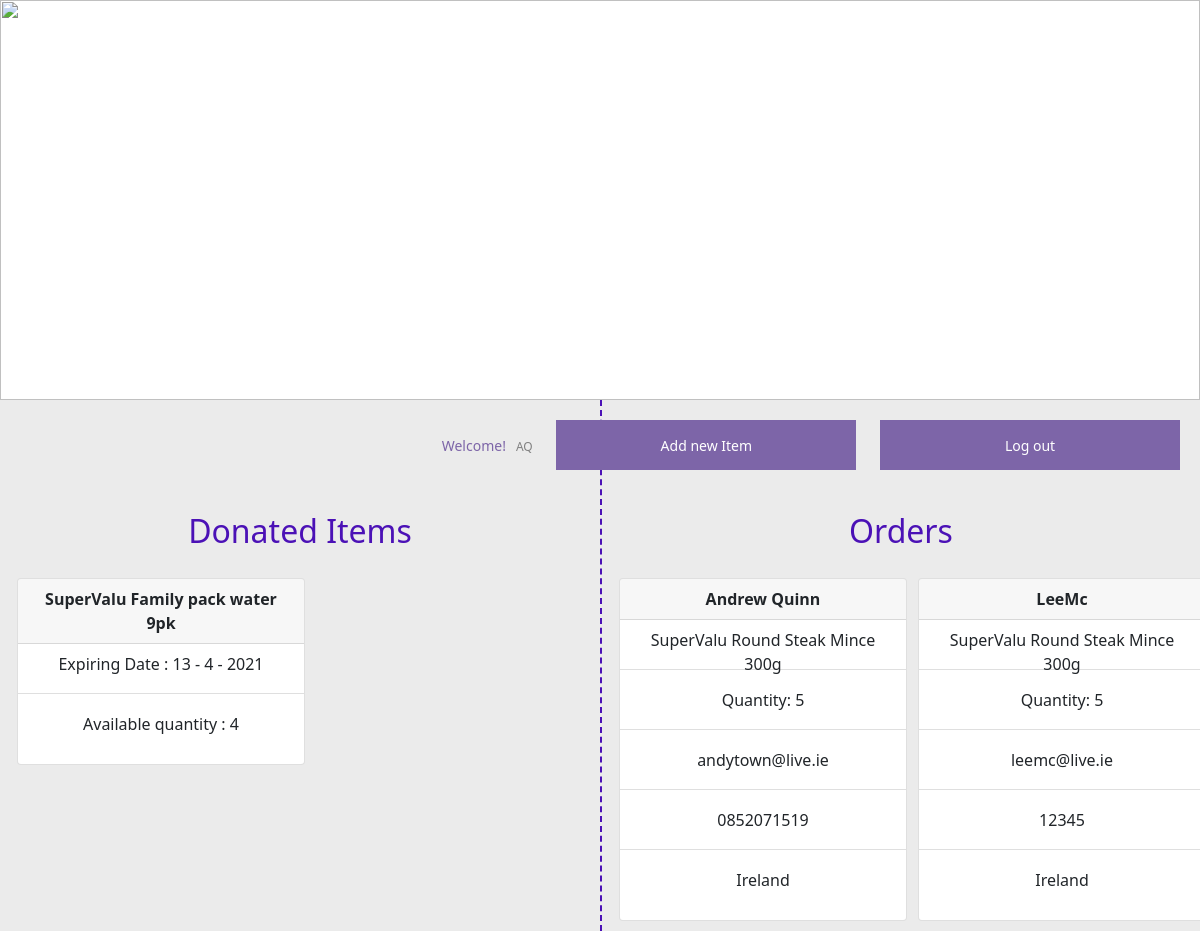
The page /list/item/AQ on the database as committed earlier.
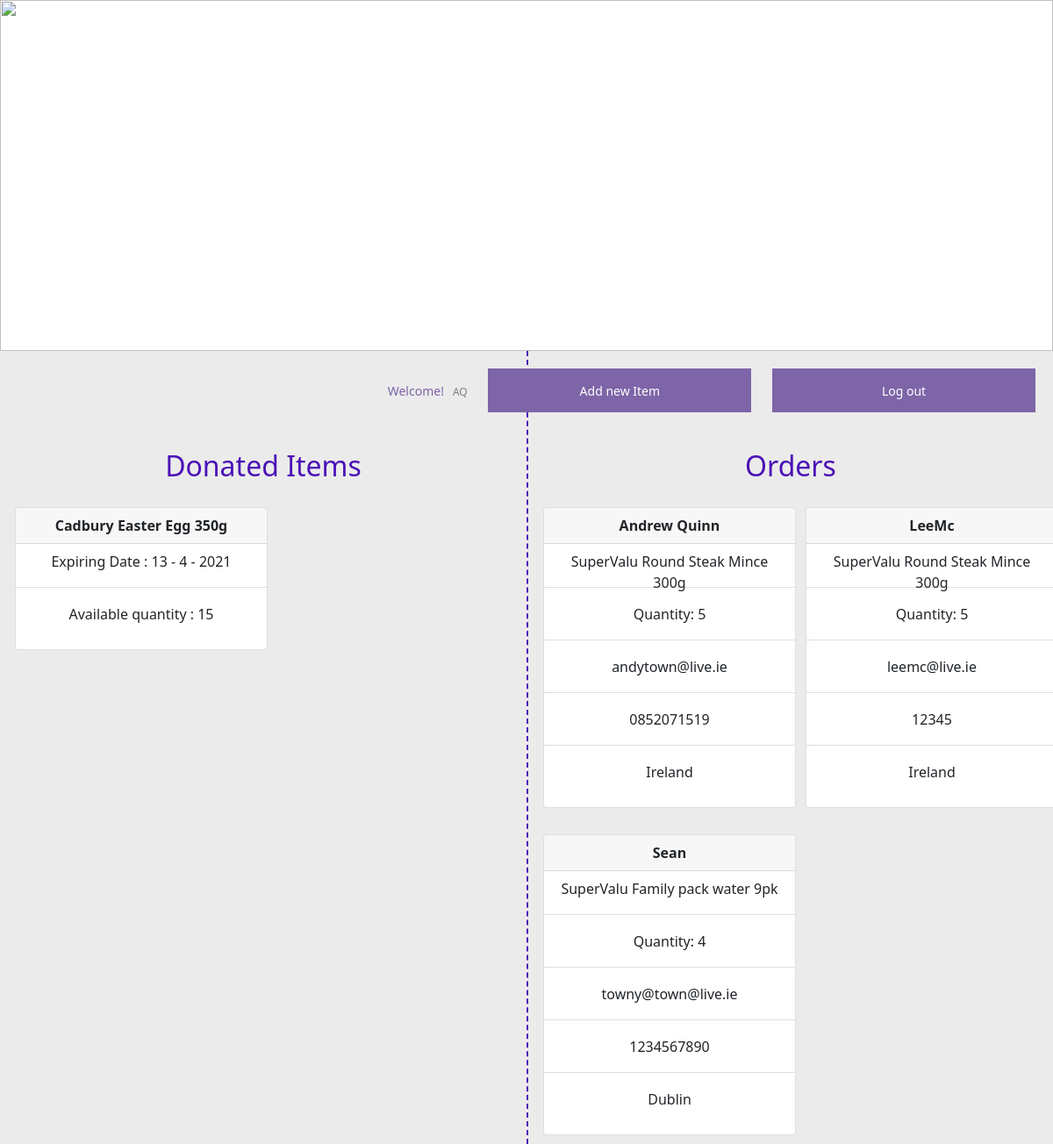
The same page on the database as committed later.
### app.py (models this page shows, shortened)
class fooditem(db.Model):
    id = db.Column(db.Integer, primary_key=True, autoincrement=True)
    username = db.Column(db.String(80), nullable=False)
    itemName = db.Column(db.String(120), nullable=False)
    expDay = db.Column(db.Integer, nullable=False)
    expMonth = db.Column(db.Integer, nullable=False)
    expYear = db.Column(db.Integer, nullable=False)
    qx = db.Column(db.Integer, nullable=False)

class orders(db.Model):  # username of owner's food that's unique.
    id = db.Column(db.Integer, primary_key=True)
    username = db.Column(db.String(80), nullable=False)
    fullname = db.Column(db.String(120), nullable=False)
    email = db.Column(db.String(100), nullable=False)
    location = db.Column(db.String(200), nullable=False)
    contact = db.Column(db.String(20), nullable=False)
    fooditemid = db.Column(db.Integer, nullable=False)
    quantityoffood = db.Column(db.String(1000), nullable=False)

class deletedfooditems(db.Model):
    id = db.Column(db.Integer, primary_key=True)
    username = db.Column(db.String(80), nullable=False)
    itemName = db.Column(db.String(120), nullable=False)
    expDay = db.Column(db.Integer, nullable=False)
    expMonth = db.Column(db.Integer, nullable=False)
    expYear = db.Column(db.Integer, nullable=False)
    qx = db.Column(db.Integer, nullable=False)

### app.py (the view)
@app.route('/list/item/<username>')
def listitem(username):
    items = {}
    items = fooditem.query.filter_by(username=username).all()
    order = orders.query.filter_by(username=username).all()
    if len(items) == 0:
        items = deletedfooditems.query.filter_by(username=username).all()
    obj = {}
    for item in order:
        try:
            value = fooditem.query.filter_by(
                id=item.fooditemid).first().itemName
        except:
            value = deletedfooditems.query.filter_by(
                id=item.fooditemid).first().itemName
        obj[item.fooditemid] = value
    return render_template("item-list-store.html", usrname=username, items=items, orders=order, foodnames=obj)

### templates/item-list-store.html (shortened to what this page needs)
{% extends 'base.html' %}
{% block body %}
<div class="header-container">
    <img src="/static/images/header.jpg" height="400px" width="100%" alt="">
    <div id="username">Welcome!<label id="usrname">{{usrname}}</label>
        <button class="filledbtn" id="newitembtn">Add new Item</button>
        <button class="filledbtn" id="logOutBtn">Log out</button>
    </div>
</div>
<div class="container-fluid" style="background-color:rgb(235, 235, 235);">
    <div class="row">
        <div class="col-md-6">
            <div class="row mt-5">
                <h2 class="text-center pt-3 mt-5" style="color: rgb(75, 17, 182);">Donated Items</h2>
                {% for item in items %}
                {% if item.qx != 0 %}
                <div class="col-md-6 text-center">
                    <div class="card" style="width: 18rem; margin: 20px 5px 10px 5px;">
                        <div class="card-header">
                            <strong>{{item.itemName}}</strong>
                        </div>
                        <ul class="list-group list-group-flush">
                            <li class="list-group-item">Expiring Date : {{item.expDay}} -
                                {{item.expMonth}} - {{item.expYear}}</li>
                            <li class="list-group-item text-center">Available quantity :
                                {{item.qx}}</span>
                            </li>
                        </ul>
                    </div>
                </div>
                {% endif %}
                {% endfor %}
            </div>
        </div>
        <div class="col-md-6" style="border-left: 2px dashed rgb(75, 17, 182);">
            <div class="row mt-5">
                <h2 class="text-center pt-3 mt-5" style="color: rgb(75, 17, 182);">Orders</h2>
                {% for item in orders %}
                <div class="col-md-6 text-center">
                    <div class="card" style="width: 18rem; margin: 20px 5px 10px 5px;">
                        <div class="card-header">
                            <strong>{{item.fullname}}</strong>
                        </div>
                        <ul class="list-group list-group-flush">
                            <li class="list-group-item"> {{foodnames[item.fooditemid]}}</li>
                            <li class="list-group-item">Quantity: {{item.quantityoffood}}</li>
                            <li class="list-group-item">{{item.email}}</li>
                            <li class="list-group-item">{{item.contact}}</li>
                            <li class="list-group-item">{{item.location}}</li>
                        </ul>
                    </div>
                </div>
                {% endfor %}
            </div>
        </div>
    </div>
</div>
{% endblock %}

### templates/base.html (shortened to what this page needs)
<!DOCTYPE html>
<html lang="en">
<head>
    <link rel="stylesheet" href="{{ url_for('static', filename='css/main.css') }}">
    <link rel="stylesheet" href="{{ url_for('static', filename='css/bootstrap.min.css') }}">
</head>
<body>
    {% block body %}{% endblock %}
</body>
</html>

### static/css/main.css (style rules this page uses)
body { font-family: Verdana, Geneva, Tahoma, sans-serif; margin: 0px !important; padding: 0px !important; }
* { box-sizing: border-box; }
.header-container { position: relative; height: 400px; width: 100%; }
.row { display: flex; }
.filledbtn { width: 300px; height: 50px; margin: 10px; text-align: center !important; border-style: none; color: white !important; background-color: rgb(125, 101, 168); }
label { display: inline; font-size: 12px; color: gray; margin: 10px; }
#username { text-align: right; font-size: 14px; color: rgb(125, 101, 168); margin: 10px; }
li { position: relative; width: 100%; height: 50px; list-style-type: none; margin-bottom: 10px; border-top: none; border-right: none; border-bottom: 1px gray dotted; border-left: 1px gray dotted; }

Rows that differ between the two databases and show on the page:
removed fooditem: itemName "SuperValu Family pack water 9pk", expDay "13", expMonth "4", expYear "2021", qx "4"
added fooditem: itemName "Cadbury Easter Egg 350g", expDay "13", expMonth "4", expYear "2021", qx "15"
added orders: fullname "Sean", fooditemid.itemName "SuperValu Family pack water 9pk", quantityoffood "4", email "towny@town@live.ie", contact "1234567890", location "Dublin"
